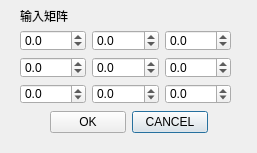
<?xml version="1.0" encoding="UTF-8"?>
<ui version="4.0">
 <class>matrixDialog</class>
 <widget class="QDialog" name="matrixDialog">
  <property name="geometry">
   <rect>
    <x>0</x>
    <y>0</y>
    <width>257</width>
    <height>153</height>
   </rect>
  </property>
  <property name="windowTitle">
   <string>Dialog</string>
  </property>
  <widget class="QLabel" name="label">
   <property name="geometry">
    <rect>
     <x>20</x>
     <y>10</y>
     <width>54</width>
     <height>12</height>
    </rect>
   </property>
   <property name="text">
    <string>输入矩阵</string>
   </property>
  </widget>
  <widget class="QWidget" name="">
   <property name="geometry">
    <rect>
     <x>50</x>
     <y>110</y>
     <width>158</width>
     <height>25</height>
    </rect>
   </property>
   <layout class="QGridLayout" name="gridLayout_2">
    <item row="0" column="1">
     <widget class="QPushButton" name="cancelButton">
      <property name="text">
       <string>CANCEL</string>
      </property>
     </widget>
    </item>
    <item row="0" column="0">
     <widget class="QPushButton" name="okButton">
      <property name="text">
       <string>OK</string>
      </property>
     </widget>
    </item>
   </layout>
  </widget>
  <widget class="QWidget" name="">
   <property name="geometry">
    <rect>
     <x>20</x>
     <y>30</y>
     <width>211</width>
     <height>74</height>
    </rect>
   </property>
   <layout class="QGridLayout" name="gridLayout">
    <item row="0" column="0">
     <widget class="QDoubleSpinBox" name="a1">
      <property name="decimals">
       <number>1</number>
      </property>
      <property name="minimum">
       <double>-10.000000000000000</double>
      </property>
      <property name="maximum">
       <double>10.000000000000000</double>
      </property>
      <property name="singleStep">
       <double>0.100000000000000</double>
      </property>
     </widget>
    </item>
    <item row="0" column="2">
     <widget class="QDoubleSpinBox" name="a3">
      <property name="decimals">
       <number>1</number>
      </property>
      <property name="minimum">
       <double>-10.000000000000000</double>
      </property>
      <property name="maximum">
       <double>10.000000000000000</double>
      </property>
      <property name="singleStep">
       <double>0.100000000000000</double>
      </property>
      <property name="value">
       <double>0.000000000000000</double>
      </property>
     </widget>
    </item>
    <item row="1" column="0">
     <widget class="QDoubleSpinBox" name="b1">
      <property name="decimals">
       <number>1</number>
      </property>
      <property name="minimum">
       <double>-10.000000000000000</double>
      </property>
      <property name="maximum">
       <double>10.000000000000000</double>
      </property>
      <property name="singleStep">
       <double>0.100000000000000</double>
      </property>
      <property name="value">
       <double>0.000000000000000</double>
      </property>
     </widget>
    </item>
    <item row="1" column="1">
     <widget class="QDoubleSpinBox" name="b2">
      <property name="decimals">
       <number>1</number>
      </property>
      <property name="minimum">
       <double>-10.000000000000000</double>
      </property>
      <property name="maximum">
       <double>10.000000000000000</double>
      </property>
      <property name="singleStep">
       <double>0.100000000000000</double>
      </property>
      <property name="value">
       <double>0.000000000000000</double>
      </property>
     </widget>
    </item>
    <item row="1" column="2">
     <widget class="QDoubleSpinBox" name="b3">
      <property name="decimals">
       <number>1</number>
      </property>
      <property name="minimum">
       <double>-10.000000000000000</double>
      </property>
      <property name="maximum">
       <double>10.000000000000000</double>
      </property>
      <property name="singleStep">
       <double>0.100000000000000</double>
      </property>
      <property name="value">
       <double>0.000000000000000</double>
      </property>
     </widget>
    </item>
    <item row="2" column="0">
     <widget class="QDoubleSpinBox" name="c1">
      <property name="decimals">
       <number>1</number>
      </property>
      <property name="minimum">
       <double>-10.000000000000000</double>
      </property>
      <property name="maximum">
       <double>10.000000000000000</double>
      </property>
      <property name="singleStep">
       <double>0.100000000000000</double>
      </property>
      <property name="value">
       <double>0.000000000000000</double>
      </property>
     </widget>
    </item>
    <item row="2" column="1">
     <widget class="QDoubleSpinBox" name="c2">
      <property name="decimals">
       <number>1</number>
      </property>
      <property name="minimum">
       <double>-10.000000000000000</double>
      </property>
      <property name="maximum">
       <double>10.000000000000000</double>
      </property>
      <property name="singleStep">
       <double>0.100000000000000</double>
      </property>
      <property name="value">
       <double>0.000000000000000</double>
      </property>
     </widget>
    </item>
    <item row="2" column="2">
     <widget class="QDoubleSpinBox" name="c3">
      <property name="decimals">
       <number>1</number>
      </property>
      <property name="minimum">
       <double>-10.000000000000000</double>
      </property>
      <property name="maximum">
       <double>10.000000000000000</double>
      </property>
      <property name="singleStep">
       <double>0.100000000000000</double>
      </property>
      <property name="value">
       <double>0.000000000000000</double>
      </property>
     </widget>
    </item>
    <item row="0" column="1">
     <widget class="QDoubleSpinBox" name="a2">
      <property name="decimals">
       <number>1</number>
      </property>
      <property name="minimum">
       <double>-10.000000000000000</double>
      </property>
      <property name="maximum">
       <double>10.000000000000000</double>
      </property>
      <property name="singleStep">
       <double>0.100000000000000</double>
      </property>
     </widget>
    </item>
   </layout>
  </widget>
  <zorder>a1</zorder>
  <zorder>a2</zorder>
  <zorder>a3</zorder>
  <zorder>b1</zorder>
  <zorder>b2</zorder>
  <zorder>b3</zorder>
  <zorder>c1</zorder>
  <zorder>c2</zorder>
  <zorder>c3</zorder>
  <zorder>label</zorder>
  <zorder>okButton</zorder>
  <zorder>cancelButton</zorder>
  <zorder>a1</zorder>
  <zorder>a2</zorder>
  <zorder>a3</zorder>
  <zorder>b1</zorder>
  <zorder>b2</zorder>
  <zorder>b3</zorder>
  <zorder>c1</zorder>
  <zorder>c2</zorder>
  <zorder>c3</zorder>
  <zorder>okButton</zorder>
 </widget>
 <resources/>
 <connections/>
</ui>
